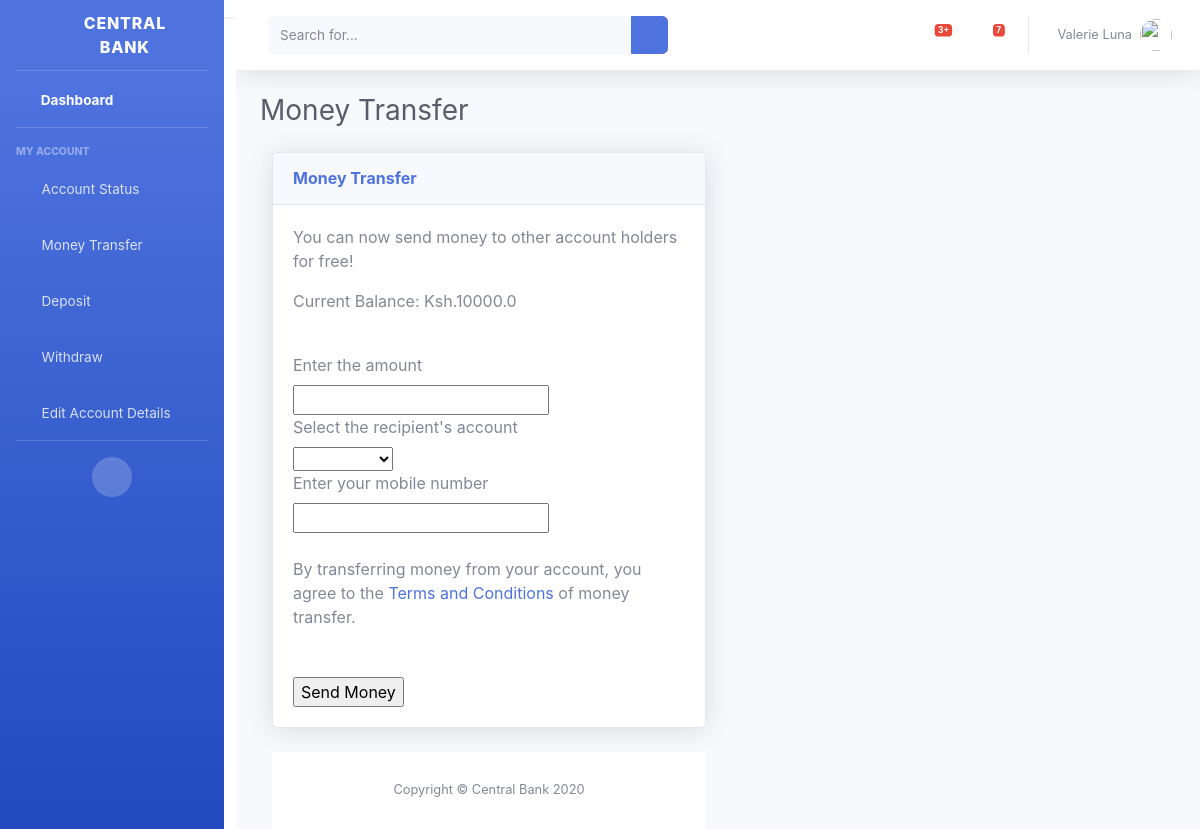
/customers/money_transfer/1/, run on an earlier commit of the app's database.
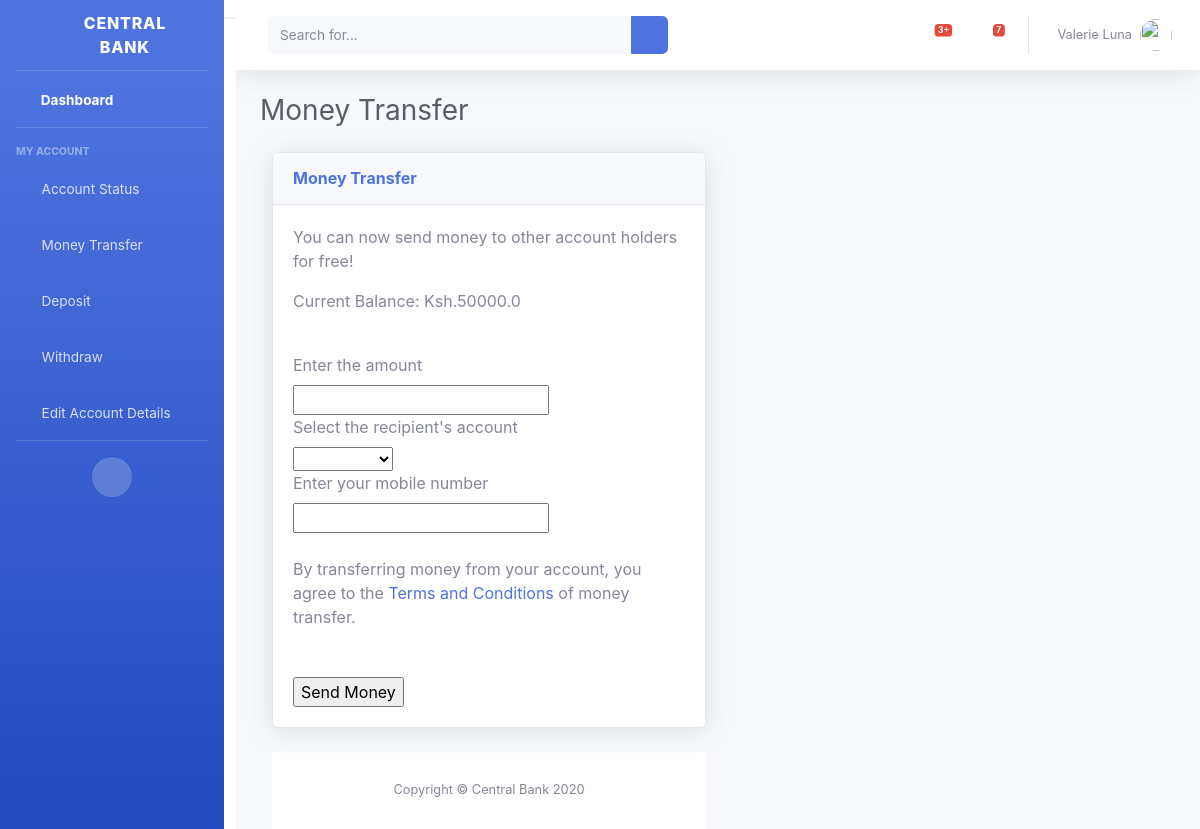
And on a later commit of the database.
### accounts/models.py (models this page shows, shortened)
class Account(models.Model):
    ACCOUNT_TYPE_CHOICES = [
        ("SAVINGS",'Savings'),
        ("CURRENT",'Current'),
    ]
    CURRENCY_CHOICE = [
        ("KENYA SHILLINGS","Kenya Shillings"),
        ("US DOLLAR","US Dollars")
    ]
    account_number = models.PositiveIntegerField(
        validators=[
            MinValueValidator(10000000),
            MaxValueValidator(99999999)
        ],
        default=10000000
    )
    balance = models.FloatField(
        default=0,
    )
    account_type = models.CharField(max_length=100,choices=ACCOUNT_TYPE_CHOICES,default='SAVINGS')
    currency = models.CharField(max_length=15,choices=CURRENCY_CHOICE,default='KENYA SHILLINGS')
    customer = models.ForeignKey(Customer,on_delete=models.CASCADE,default=1)
    class Meta:
        db_table = 'tbl_Accounts'

### customers/views.py (the view, shortened to what this page needs)
# urls.py: path('money_transfer/<int:pk>/',views.money_transfer,name='money_transfer'),
def money_transfer(request,pk):
    account = Account.objects.get(pk=pk)
    sender_balance = account.balance
    customer = Customer.objects.get(pk=pk)
    account = Account.objects.get(pk=pk)
    accounts = Account.objects.all()
    context = {
        'customer': customer,
        'account':account,
        'accounts':accounts
    }
    return render(request,'customers/money_transfer.html',context)

### customers/templates/customers/money_transfer.html (shortened to what the changed rows need)
{% load static %}
<!DOCTYPE html>
<html lang="en">
<head>
  <link href="{% static 'vendor/fontawesome-free/css/all.min.css' %}" rel="stylesheet" type="text/css">
  <link href="{% static 'css/sb-admin-2.min.css' %}" rel="stylesheet">
</head>
<body id="page-top">
  <div id="wrapper">
    <div id="content-wrapper" class="d-flex flex-column">
      <div id="content">
        <div class="container-fluid">
          <div class="d-sm-flex align-items-center justify-content-between mb-4">
            <h1 class="h3 mb-0 text-gray-800">Money Transfer</h1>
          </div>
            <div class="col-lg-6">
              <div class="card shadow mb-4">
                <div class="card-body">
                  <p>You can now send money to other account holders for free!</p>
                  <p>Current Balance:  Ksh.{{ account.balance }}</p>
                  <br>
                            <form action="" method="POST">
                                <label for="">Enter the amount</label>
                                <br>
                                  <input type="number" name="amount" id="" required>
                                <br>
                                 <label for="">Select the recipient's account</label>
                                  <br>
                                <select name="account" id="">
                                 </select>
                                <br>
                                 <label for="">Enter your mobile number</label>
                                 <br>
                                <input type="text" name="mobile_number" id="" required>
                                <br>
                        <br>
                        <p>By transferring money from your account, you agree to the <a href="#">Terms and Conditions</a> of money transfer.</p> <br>
                        <input type="submit" value="Send Money">
                    </form>
            </div>
      </div>
    </div>
  </div>
</body>
</html>

What changed in the data, as far as the page shows it:
changed Account: balance "10000.0" → "50000.0"
